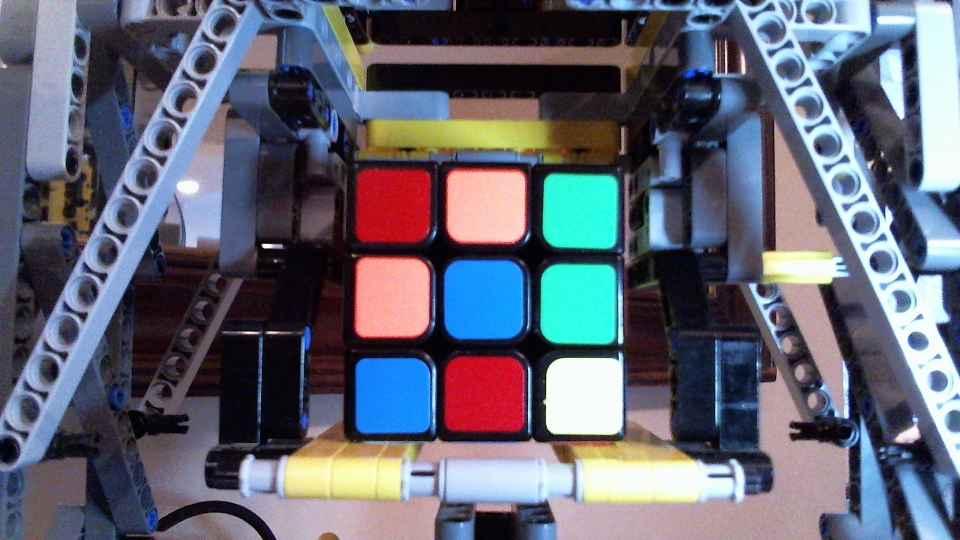
#> input picture tracker_core/tracker/resource/rubiks-side-B.png, 1920 x 1080 px (shown at 1/2 size)
$ python -i trackerlib.py   (imports and definitions only)   (older library calls are emulated)
#> lines starting #> are read from the running program, lines starting #| are printed output that depends on the picture; after the words box and inside, x2 and y2 are one past the last pixel; in counts of white or black regions, pixels touching at a corner belong together
#> further down, picture is the input picture: shape (1080, 1920, 3); mean B, G, R 115.1, 101, 98
#!/usr/bin/env python2

"""
shamelessly taken from https://github.com/dwalton76/rubiks-cube-tracker
credit to https://github.com/dwalton76

Given the following .png files in /tmp/

jdoe@laptop ~/l/lego-crane-cuber> ls -l /tmp/rubiks-side-*
-rw-r--r-- 1 jdoe jdoe 105127 Jan 15 00:30 /tmp/rubiks-side-B.png
-rw-r--r-- 1 jdoe jdoe 105014 Jan 15 00:30 /tmp/rubiks-side-D.png
-rw-r--r-- 1 jdoe jdoe 103713 Jan 15 00:30 /tmp/rubiks-side-F.png
-rw-r--r-- 1 jdoe jdoe  99467 Jan 15 00:30 /tmp/rubiks-side-L.png
-rw-r--r-- 1 jdoe jdoe  98052 Jan 15 00:30 /tmp/rubiks-side-R.png
-rw-r--r-- 1 jdoe jdoe  97292 Jan 15 00:30 /tmp/rubiks-side-U.png
jdoe@laptop ~/l/lego-crane-cuber>

For each png
- find all of the rubiks squares
- json dump a dictionary that contains the RGB values for each square

"""

from copy import deepcopy
from pprint import pformat
from subprocess import check_output
import cv2
import json
import logging
import math
import numpy as np
import os
import sys
import time

log = logging.getLogger(__name__)


def click_event(event, x, y, flags, param):
    if event == cv2.EVENT_LBUTTONDOWN:
        print(x, y)


# [380 lines left out: functions merge_two_dicts, convert_key_strings_to_int, pixel_distance, get_angle, sort_corners, approx_is_square and 3 more, not called in this run]


class CubeNotFound(Exception):
    pass


class RowColSizeMisMatch(Exception):
    pass


class FoundMulitpleContours(Exception):
    pass


class ZeroCandidates(Exception):
    pass


class CustomContour(object):
    # [24 lines left out: function __init__, not called in this run]

    def __str__(self):
        return "Contour #%d (%s, %s)" % (self.index, self.cX, self.cY)

    # [104 lines left out: functions is_square, get_child, child_is_square, get_parent, parent_is_candidate, parent_is_square and 1 more, not called in this run]


def increase_brightness(img, value=30):
#> called with value = 30
    hsv = cv2.cvtColor(img, cv2.COLOR_BGR2HSV)
#> hsv: shape (1080, 1920, 3); mean H, S, V 108.5, 98.7, 128.6
    h, s, v = cv2.split(hsv)
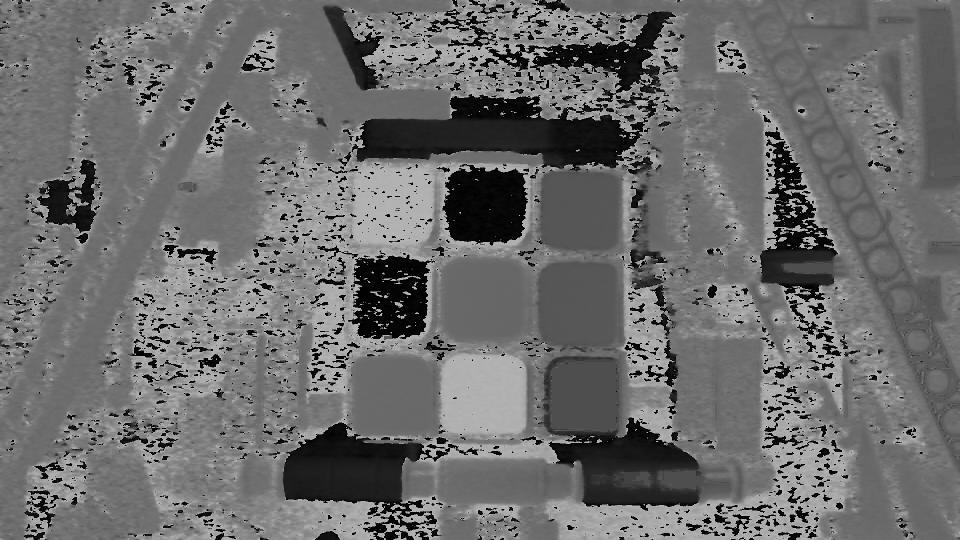
#> h: shape (1080, 1920) (shown at 1/2 size); min 0, max 179, mean 108.5
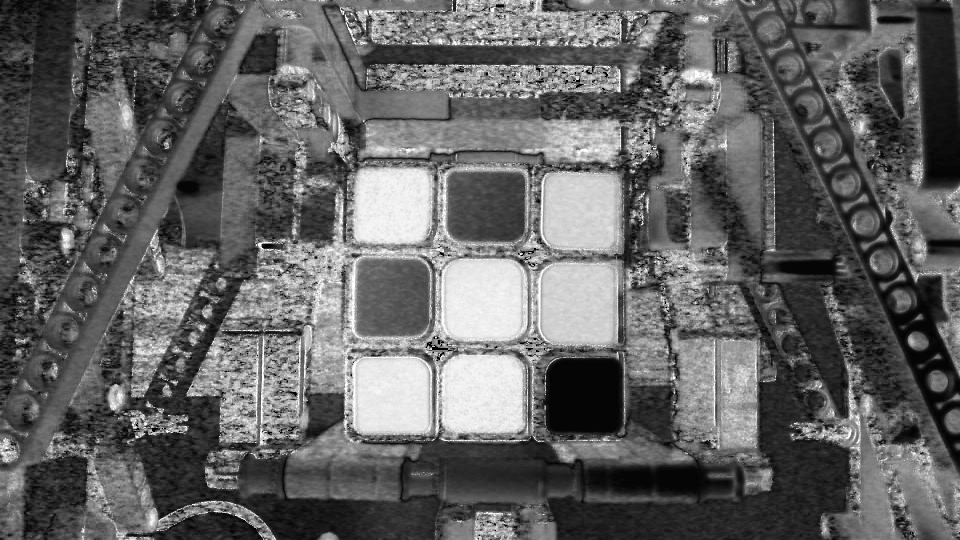
#> s: shape (1080, 1920) (shown at 1/2 size); min 0, max 255, mean 98.7
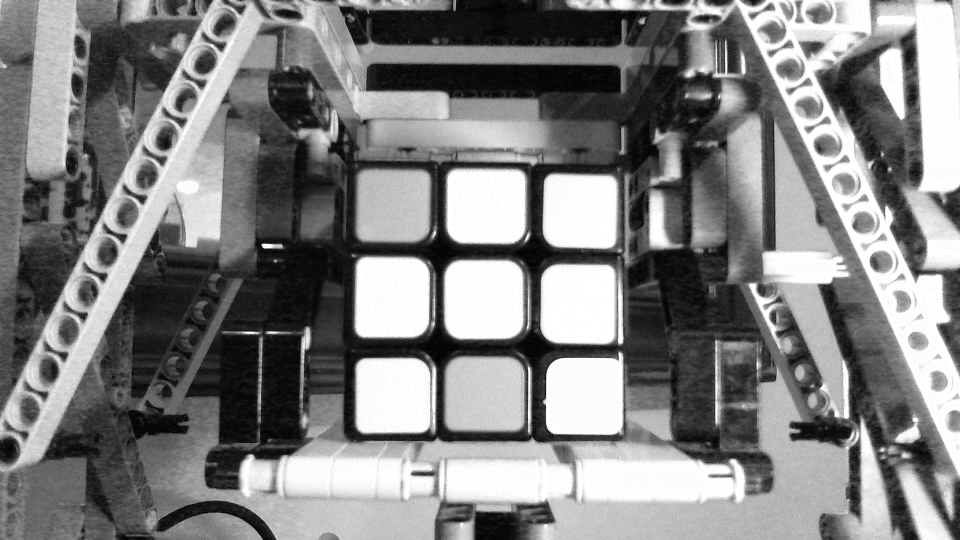
#> v: shape (1080, 1920) (shown at 1/2 size); min 0, max 255, mean 128.6

    lim = 255 - value
    v[v > lim] = 255
#> v: shape (1080, 1920); 12.65% of pixels changed, all inside (x1, y1, x2, y2) = (1, 0, 1920, 1080)
    v[v <= lim] += value
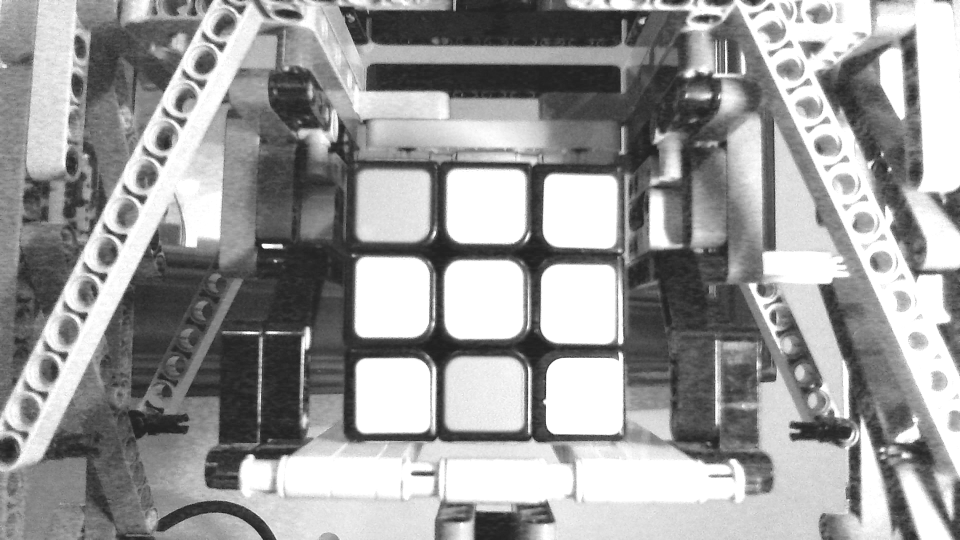
#> v: shape (1080, 1920) (shown at 1/2 size); min 30, max 255, mean 154.2

    final_hsv = cv2.merge((h, s, v))
#> final_hsv: shape (1080, 1920, 3); mean H, S, V 108.5, 98.7, 154.2
    img = cv2.cvtColor(final_hsv, cv2.COLOR_HSV2BGR)
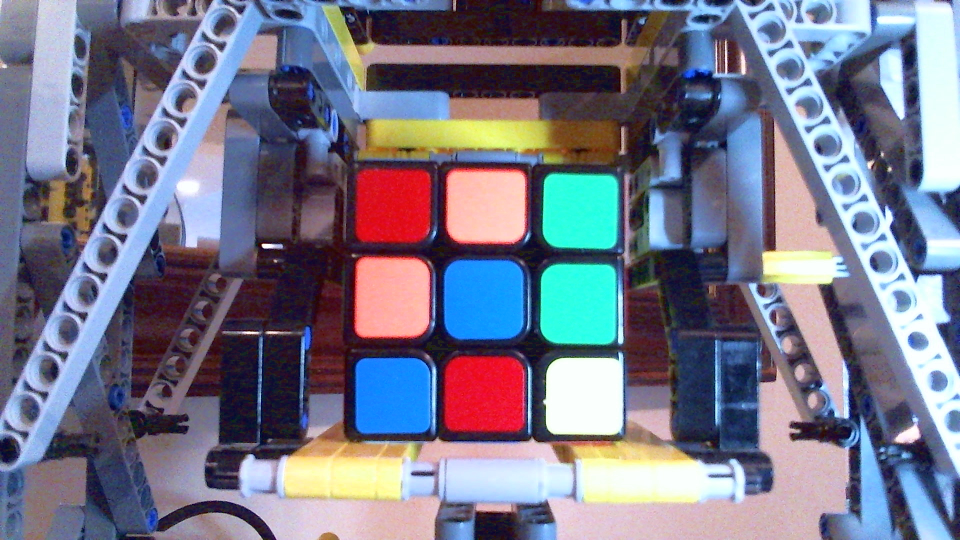
#> img: shape (1080, 1920, 3) (shown at 1/2 size); mean B, G, R 137.7, 118.3, 117.7
    return img


class RubiksOpenCV(object):
    # [7 lines left out: function __init__, not called in this run]

    def __str__(self):
        return str(self.name)

    # [1160 lines left out: functions reset, get_contour_neighbors, sort_by_row_col, remove_candidate_contour, remove_non_square_candidates, remove_dwarf_candidates and 13 more, not called in this run]


class RubiksImage(RubiksOpenCV):
    # [71 lines left out: functions display_candidates, analyze_file, not called in this run]


class RubiksVideo(RubiksOpenCV):
    # [33 lines left out: functions __init__, video_reset, not called in this run]

    def display_candidates(self, image, desc, missing=[]):
        pass

    # [399 lines left out: functions draw_circles, draw_cube_face, process_keyboard_input, analyze_webcam, not called in this run]

>>> import cv2
>>> picture = cv2.imread('resource/rubiks-side-B.png')
>>> result = increase_brightness(picture)

$ run again, on tracker_core/tracker/resource/rubiks-side-F.png
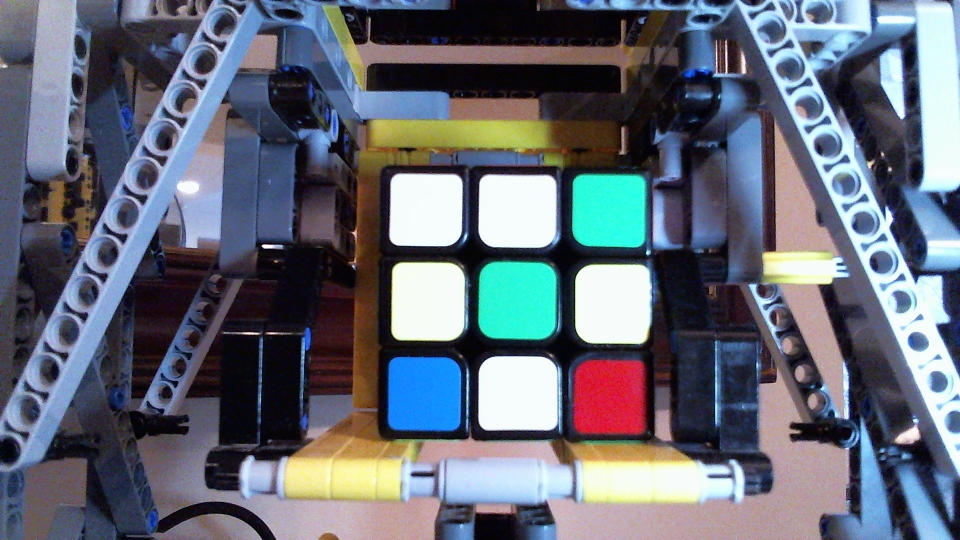
#> input picture tracker_core/tracker/resource/rubiks-side-F.png, 1920 x 1080 px (shown at 1/2 size)
#> picture is the input picture: shape (1080, 1920, 3); mean B, G, R 118.1, 105.8, 100.1
#> hsv: shape (1080, 1920, 3); mean H, S, V 105.4, 93.3, 128.8
#> in increase_brightness, `v[v <= lim] += value`:
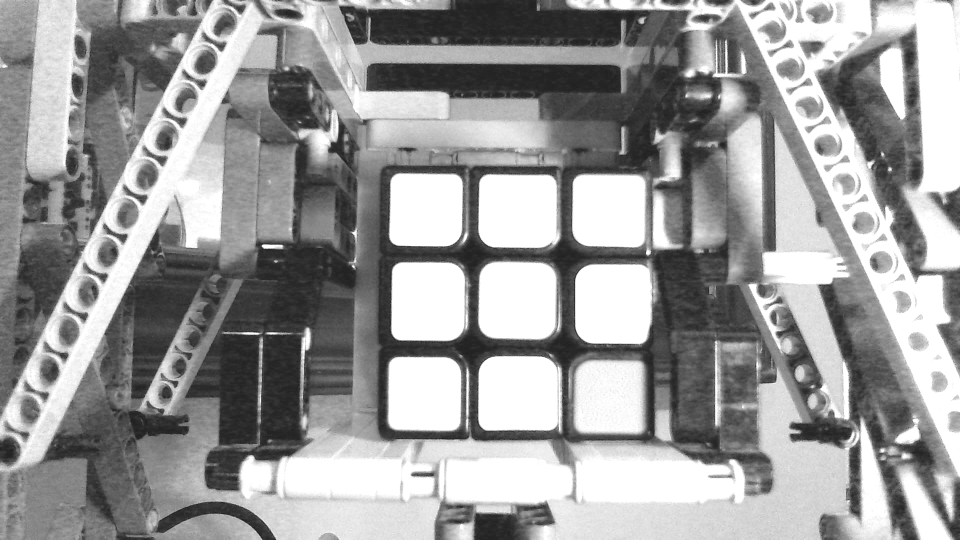
#> v: shape (1080, 1920) (shown at 1/2 size); min 30, max 255, mean 154.3
#> final_hsv: shape (1080, 1920, 3); mean H, S, V 105.4, 93.3, 154.3
#> in increase_brightness, `img = cv2.cvtColor(final_hsv, cv2.COLOR_HSV2BGR)`:
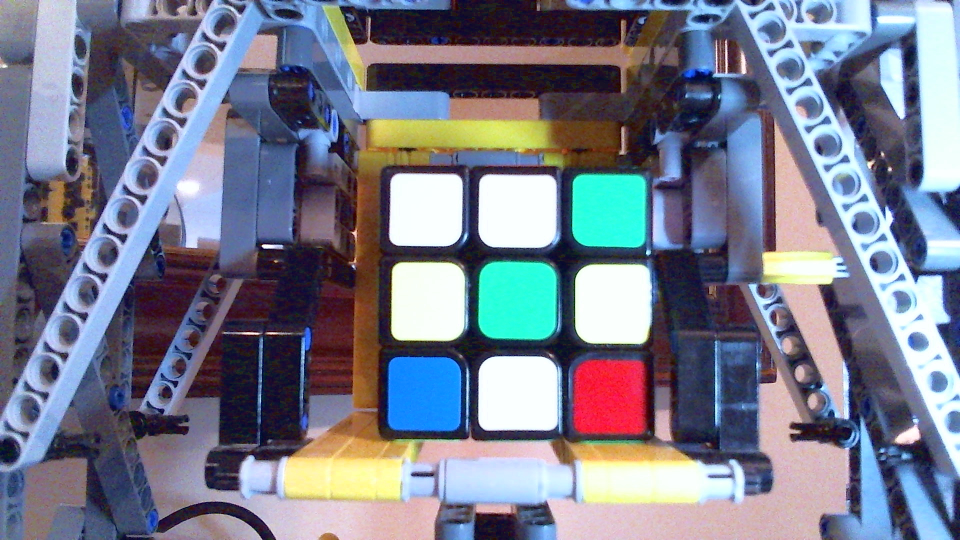
#> img: shape (1080, 1920, 3) (shown at 1/2 size); mean B, G, R 140.8, 123.4, 119.3
